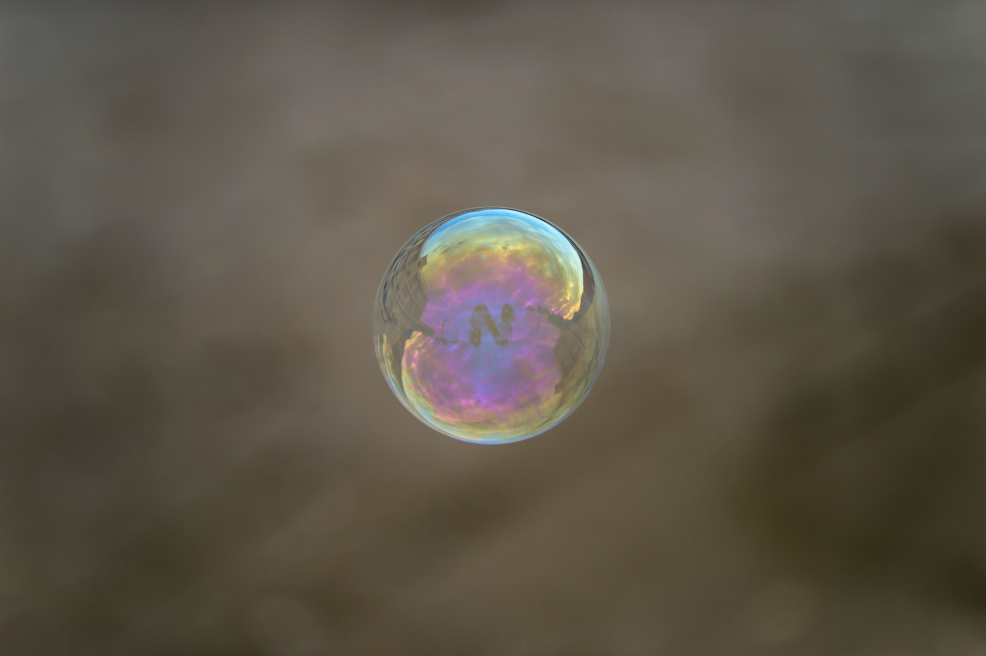
#> input picture dataset/Transparent-460/composited_images/al-soot-1Q5LHnMalOM-unsplash.jpg, 4928 x 3280 px, found by its file name (shown at 1/5 size); its folder holds 4 pictures in this run
$ python 'imageKou -jingxihua.py'
#> lines starting #> are read from the running program, lines starting #| are printed output that depends on the picture; pictures that were not available may be replaced by others from this repository, and a replacement may not be noted
import os
import cv2
import numpy as np

def batch_matting_high_quality(original_dir, alpha_dir, output_dir):
    """
    高质量批量抠图函数：修复颜色失真与边缘模糊
    """
    os.makedirs(output_dir, exist_ok=True)

    # 获取并匹配文件名
    orig_files = {f for f in os.listdir(original_dir) if f.lower().endswith(('.jpg', '.jpeg', '.png'))}
    alpha_files = {f for f in os.listdir(alpha_dir) if f.lower().endswith(('.jpg', '.jpeg', '.png'))}
    common_files = orig_files & alpha_files

    if not common_files:
        print("❌ 错误：两个文件夹中没有找到名称相同的图片文件！")
        return

    print(f"✅ 找到 {len(common_files)} 对匹配的图片，开始高质量抠图处理...\n")

    for filename in sorted(common_files):
        try:
            img_path = os.path.join(original_dir, filename)
            alpha_path = os.path.join(alpha_dir, filename)

            # 1. 读取原图（BGR格式）和 Alpha 遮罩（灰度图）
            original_img = cv2.imread(img_path)
#> original_img is the input picture: shape (3280, 4928, 3); mean B, G, R 74.4, 86.9, 94.1
            alpha_mask = cv2.imread(alpha_path, cv2.IMREAD_GRAYSCALE)
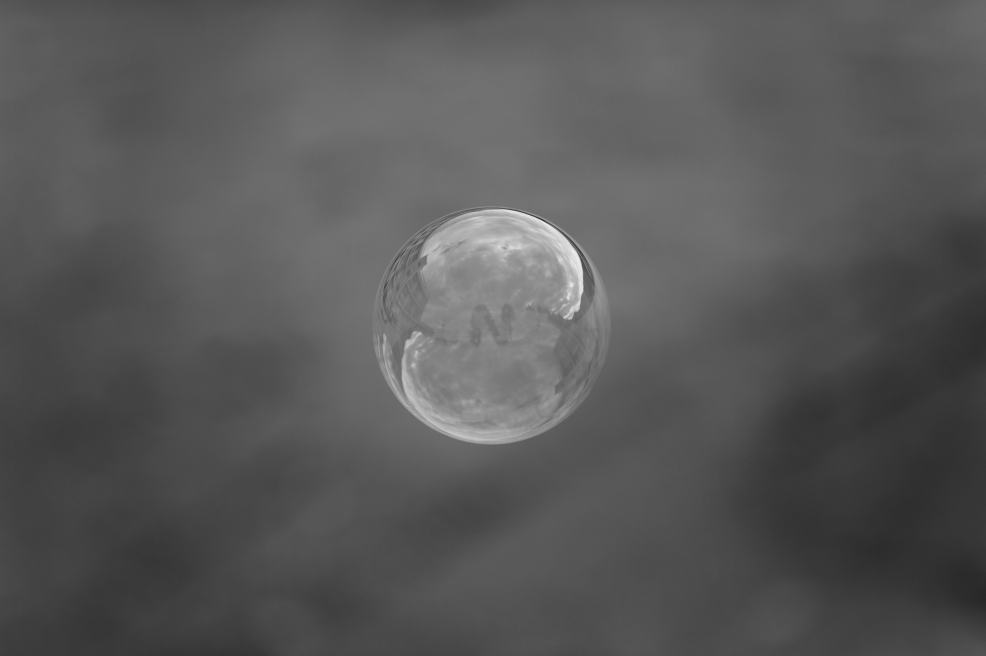
#> alpha_mask: shape (3280, 4928) (shown at 1/5 size); min 26, max 244, mean 87.6

            if original_img is None or alpha_mask is None:
                print(f"⚠️ 警告：无法读取文件 {filename}，已跳过。")
                continue

            # 2. 确保尺寸一致
            if original_img.shape[:2] != alpha_mask.shape[:2]:
                alpha_mask = cv2.resize(alpha_mask, (original_img.shape, original_img.shape))

            # 3. 【核心优化】提升计算精度与边缘平滑
            # 将图像和遮罩都转为 32位浮点数 (float32)，防止 0-255 整数运算时的精度丢失和溢出
            original_float = original_img.astype(np.float32)
            # 将 alpha 归一化到 0.0 - 1.0 之间
            alpha_float = alpha_mask.astype(np.float32) / 255.0

            # 对 Alpha 遮罩进行极其轻微的高斯模糊，消除锯齿，让发丝边缘过渡更自然
            # (3, 3) 的卷积核非常小，既能抗锯齿，又不会让边缘变糊
            alpha_float = cv2.GaussianBlur(alpha_float, (3, 3), 0)

            # 增加维度，使其能与 BGR 三通道直接相乘
            alpha_3channel = np.expand_dims(alpha_float, axis=2)

            # 4. 【核心优化】标准 Alpha Blending 公式
            # 融合公式：结果 = 前景 * Alpha + 背景 * (1 - Alpha)
            # 这里我们将“纯透明背景”作为背景，即背景色为 0。
            # 因此公式简化为：结果 = 前景 * Alpha + 0
            foreground = original_float * alpha_3channel
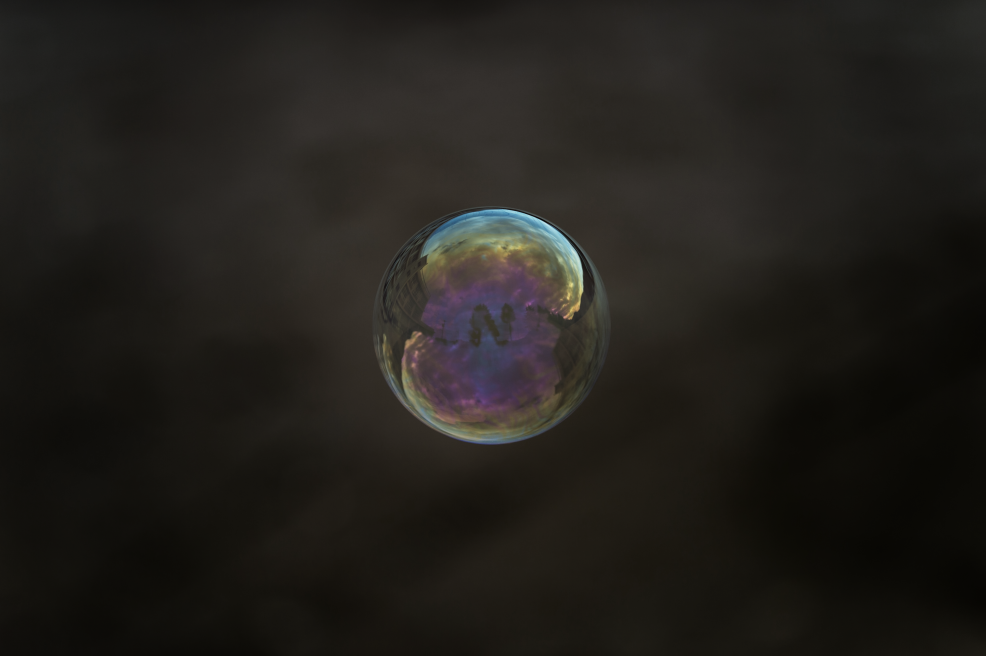
#> foreground: shape (3280, 4928, 3) float32 (shown at 1/5 size); mean B, G, R 27.9, 33.1, 33.2

            # 5. 将计算好的前景转回 8位无符号整数 (uint8)
            foreground = foreground.astype(np.uint8)

            # 6. 合并为带透明通道的 BGRA 图像
            # 注意：这里的 alpha_mask 直接使用原始的 0-255 灰度图作为透明通道
            b, g, r = cv2.split(foreground)
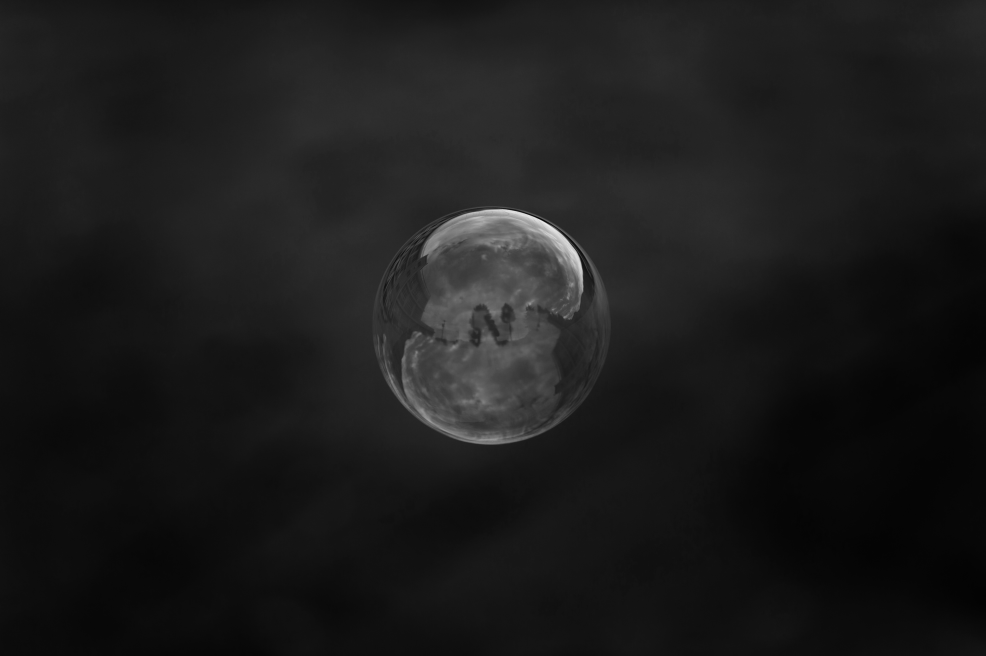
#> b: shape (3280, 4928) (shown at 1/5 size); min 1, max 240, mean 27.3
            rgba = cv2.merge([b, g, r, alpha_mask])

            # 7. 保存为 PNG 格式
            output_filename = os.path.splitext(filename)[0] + '.png'
            output_path = os.path.join(output_dir, output_filename)
            cv2.imwrite(output_path, rgba)

            print(f"✨ 高质量抠图完成: {filename}")

        except Exception as e:
            print(f"❌ 处理 {filename} 时发生未知错误: {str(e)}")

# ================= 运行配置 =================
if __name__ == "__main__":
    # 请替换为你实际的文件夹路径
    ORIGINAL_FOLDER = r"C:\Users\65610\Desktop\HRAMR-Matting-main\dataset\Transparent-460\composited_images"  # 原始JPG文件夹
    ALPHA_FOLDER = r"C:\Users\65610\Desktop\HRAMR-Matting-main\HRAMR-Matting-MDRDLoss\Transparent-460\pred_alpha"        # Alpha通道JPG文件夹
    OUTPUT_FOLDER = r"C:\Users\65610\Desktop\HRAMR-Matting-main\output_results"    # 结果输出文件夹

    batch_matting_high_quality(ORIGINAL_FOLDER, ALPHA_FOLDER, OUTPUT_FOLDER)
